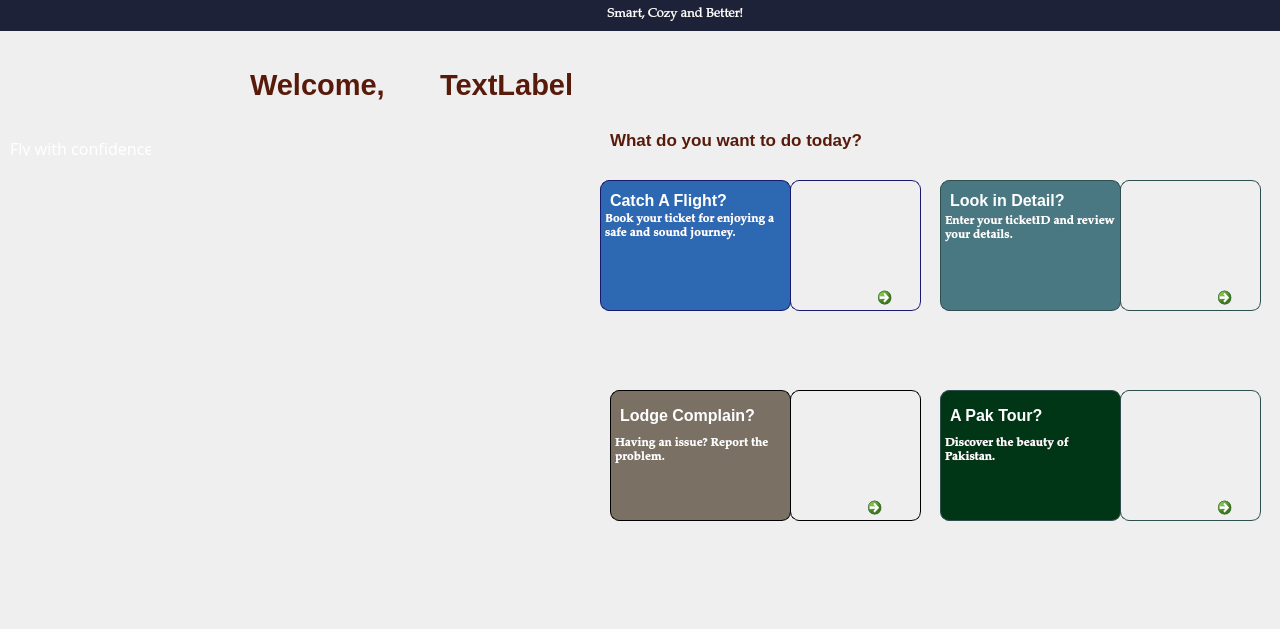
<?xml version="1.0" encoding="UTF-8"?>
<ui version="4.0">
 <class>NewWindow2</class>
 <widget class="QMainWindow" name="NewWindow2">
  <property name="geometry">
   <rect>
    <x>0</x>
    <y>0</y>
    <width>1280</width>
    <height>629</height>
   </rect>
  </property>
  <property name="font">
   <font>
    <family>Segoe UI Historic</family>
   </font>
  </property>
  <property name="windowTitle">
   <string>USER PORTAL</string>
  </property>
  <property name="windowIcon">
   <iconset>
    <normaloff>C:/Users/SAAD COMMUNICATION/Downloads/chrome_hqmSI9koUf (2).png</normaloff>C:/Users/SAAD COMMUNICATION/Downloads/chrome_hqmSI9koUf (2).png</iconset>
  </property>
  <widget class="QWidget" name="centralwidget">
   <widget class="QLabel" name="label_2">
    <property name="geometry">
     <rect>
      <x>440</x>
      <y>60</y>
      <width>191</width>
      <height>50</height>
     </rect>
    </property>
    <property name="font">
     <font>
      <family>Leelawadee UI</family>
      <pointsize>16</pointsize>
      <bold>true</bold>
      <underline>false</underline>
     </font>
    </property>
    <property name="mouseTracking">
     <bool>true</bool>
    </property>
    <property name="styleSheet">
     <string notr="true">color: rgb(88, 27, 11);</string>
    </property>
    <property name="text">
     <string>&lt;html&gt;&lt;head/&gt;&lt;body&gt;&lt;p&gt;&lt;span style=&quot; font-size:22pt; font-weight:700;&quot;&gt;TextLabel&lt;/span&gt;&lt;/p&gt;&lt;/body&gt;&lt;/html&gt;</string>
    </property>
   </widget>
   <widget class="QLabel" name="label_4">
    <property name="geometry">
     <rect>
      <x>250</x>
      <y>30</y>
      <width>231</width>
      <height>111</height>
     </rect>
    </property>
    <property name="font">
     <font>
      <family>Leelawadee UI</family>
      <pointsize>16</pointsize>
      <italic>false</italic>
      <bold>false</bold>
     </font>
    </property>
    <property name="styleSheet">
     <string notr="true">color: rgb(88, 27, 11);</string>
    </property>
    <property name="text">
     <string>&lt;html&gt;&lt;head/&gt;&lt;body&gt;&lt;p&gt;&lt;span style=&quot; font-size:22pt; font-weight:700;&quot;&gt;Welcome,&lt;/span&gt;&lt;/p&gt;&lt;/body&gt;&lt;/html&gt;</string>
    </property>
   </widget>
   <widget class="QCommandLinkButton" name="commandLinkButton">
    <property name="geometry">
     <rect>
      <x>870</x>
      <y>280</y>
      <width>51</width>
      <height>31</height>
     </rect>
    </property>
    <property name="font">
     <font>
      <family>Segoe UI Historic</family>
      <pointsize>11</pointsize>
      <bold>true</bold>
     </font>
    </property>
    <property name="cursor">
     <cursorShape>PointingHandCursor</cursorShape>
    </property>
    <property name="focusPolicy">
     <enum>Qt::NoFocus</enum>
    </property>
    <property name="styleSheet">
     <string notr="true">background-color: rgb(15, 138, 44);
</string>
    </property>
    <property name="text">
     <string/>
    </property>
    <property name="icon">
     <iconset>
      <normaloff>C:/Users/SAAD COMMUNICATION/Downloads/pngfind.com-white-arrow-png-582087.png</normaloff>C:/Users/SAAD COMMUNICATION/Downloads/pngfind.com-white-arrow-png-582087.png</iconset>
    </property>
    <property name="iconSize">
     <size>
      <width>45</width>
      <height>100</height>
     </size>
    </property>
   </widget>
   <widget class="QCommandLinkButton" name="commandLinkButton_2">
    <property name="geometry">
     <rect>
      <x>1210</x>
      <y>280</y>
      <width>51</width>
      <height>31</height>
     </rect>
    </property>
    <property name="font">
     <font>
      <family>Segoe UI</family>
      <pointsize>11</pointsize>
     </font>
    </property>
    <property name="cursor">
     <cursorShape>PointingHandCursor</cursorShape>
    </property>
    <property name="focusPolicy">
     <enum>Qt::NoFocus</enum>
    </property>
    <property name="styleSheet">
     <string notr="true">background-color: rgb(15, 138, 44);
</string>
    </property>
    <property name="text">
     <string/>
    </property>
    <property name="icon">
     <iconset>
      <normaloff>C:/Users/SAAD COMMUNICATION/Downloads/pngfind.com-white-arrow-png-582087.png</normaloff>C:/Users/SAAD COMMUNICATION/Downloads/pngfind.com-white-arrow-png-582087.png</iconset>
    </property>
    <property name="iconSize">
     <size>
      <width>45</width>
      <height>100</height>
     </size>
    </property>
   </widget>
   <widget class="QCommandLinkButton" name="commandLinkButton_3">
    <property name="geometry">
     <rect>
      <x>860</x>
      <y>490</y>
      <width>61</width>
      <height>31</height>
     </rect>
    </property>
    <property name="font">
     <font>
      <family>Segoe UI</family>
      <pointsize>11</pointsize>
     </font>
    </property>
    <property name="cursor">
     <cursorShape>PointingHandCursor</cursorShape>
    </property>
    <property name="styleSheet">
     <string notr="true">background-color: rgb(15, 138, 44);
</string>
    </property>
    <property name="text">
     <string/>
    </property>
    <property name="icon">
     <iconset>
      <normaloff>C:/Users/SAAD COMMUNICATION/Downloads/pngfind.com-white-arrow-png-582087.png</normaloff>C:/Users/SAAD COMMUNICATION/Downloads/pngfind.com-white-arrow-png-582087.png</iconset>
    </property>
    <property name="iconSize">
     <size>
      <width>45</width>
      <height>100</height>
     </size>
    </property>
   </widget>
   <widget class="QLabel" name="label_5">
    <property name="geometry">
     <rect>
      <x>30</x>
      <y>80</y>
      <width>71</width>
      <height>61</height>
     </rect>
    </property>
    <property name="text">
     <string/>
    </property>
    <property name="pixmap">
     <pixmap>C:/Users/SAAD COMMUNICATION/Downloads/Untitled (1).png</pixmap>
    </property>
    <property name="scaledContents">
     <bool>true</bool>
    </property>
   </widget>
   <widget class="QLabel" name="label_6">
    <property name="geometry">
     <rect>
      <x>10</x>
      <y>140</y>
      <width>141</width>
      <height>16</height>
     </rect>
    </property>
    <property name="font">
     <font>
      <family>Brush Script MT</family>
      <pointsize>12</pointsize>
     </font>
    </property>
    <property name="styleSheet">
     <string notr="true">color: rgb(255, 255, 255);</string>
    </property>
    <property name="text">
     <string>Fly with confidence</string>
    </property>
   </widget>
   <widget class="QLabel" name="label_7">
    <property name="geometry">
     <rect>
      <x>-10</x>
      <y>0</y>
      <width>1291</width>
      <height>631</height>
     </rect>
    </property>
    <property name="text">
     <string/>
    </property>
    <property name="pixmap">
     <pixmap>../../../Pictures/Home/user home back idea.jpg</pixmap>
    </property>
    <property name="scaledContents">
     <bool>true</bool>
    </property>
   </widget>
   <widget class="QLabel" name="label_8">
    <property name="geometry">
     <rect>
      <x>610</x>
      <y>120</y>
      <width>341</width>
      <height>41</height>
     </rect>
    </property>
    <property name="font">
     <font>
      <family>Leelawadee UI</family>
      <pointsize>13</pointsize>
      <italic>false</italic>
      <bold>true</bold>
     </font>
    </property>
    <property name="styleSheet">
     <string notr="true">color: rgb(88, 27, 11);</string>
    </property>
    <property name="text">
     <string>&lt;html&gt;&lt;head/&gt;&lt;body&gt;&lt;p&gt;What do you want to do today?&lt;/p&gt;&lt;/body&gt;&lt;/html&gt;</string>
    </property>
   </widget>
   <widget class="QLabel" name="label">
    <property name="geometry">
     <rect>
      <x>610</x>
      <y>185</y>
      <width>141</width>
      <height>31</height>
     </rect>
    </property>
    <property name="font">
     <font>
      <family>Leelawadee UI</family>
      <pointsize>12</pointsize>
      <bold>true</bold>
     </font>
    </property>
    <property name="styleSheet">
     <string notr="true">color: rgb(255, 255, 255);</string>
    </property>
    <property name="text">
     <string>Catch A Flight?</string>
    </property>
   </widget>
   <widget class="QLabel" name="label_9">
    <property name="geometry">
     <rect>
      <x>950</x>
      <y>190</y>
      <width>131</width>
      <height>21</height>
     </rect>
    </property>
    <property name="font">
     <font>
      <family>Leelawadee UI</family>
      <pointsize>12</pointsize>
      <bold>true</bold>
     </font>
    </property>
    <property name="styleSheet">
     <string notr="true">color: rgb(255, 255, 255);</string>
    </property>
    <property name="text">
     <string>Look in Detail?</string>
    </property>
   </widget>
   <widget class="QLabel" name="label_10">
    <property name="geometry">
     <rect>
      <x>0</x>
      <y>0</y>
      <width>1351</width>
      <height>31</height>
     </rect>
    </property>
    <property name="font">
     <font>
      <family>Palatino Linotype</family>
      <pointsize>10</pointsize>
     </font>
    </property>
    <property name="styleSheet">
     <string notr="true">background-color: rgb(29, 34, 57);
color: rgb(255, 255, 255);</string>
    </property>
    <property name="text">
     <string>&lt;html&gt;&lt;head/&gt;&lt;body&gt;&lt;p align=&quot;center&quot;&gt;Smart, Cozy and Better!&lt;/p&gt;&lt;/body&gt;&lt;/html&gt;</string>
    </property>
   </widget>
   <widget class="QTextEdit" name="textEdit">
    <property name="geometry">
     <rect>
      <x>600</x>
      <y>180</y>
      <width>191</width>
      <height>131</height>
     </rect>
    </property>
    <property name="font">
     <font>
      <family>Palatino Linotype</family>
      <pointsize>11</pointsize>
      <bold>false</bold>
     </font>
    </property>
    <property name="styleSheet">
     <string notr="true">background-color: rgb(45, 105, 178);
color: rgb(255, 255, 255);
border: 1px solid #191970;
border-radius: 9px;</string>
    </property>
    <property name="html">
     <string>&lt;!DOCTYPE HTML PUBLIC &quot;-//W3C//DTD HTML 4.0//EN&quot; &quot;http://www.w3.org/TR/REC-html40/strict.dtd&quot;&gt;
&lt;html&gt;&lt;head&gt;&lt;meta name=&quot;qrichtext&quot; content=&quot;1&quot; /&gt;&lt;meta charset=&quot;utf-8&quot; /&gt;&lt;style type=&quot;text/css&quot;&gt;
p, li { white-space: pre-wrap; }
hr { height: 1px; border-width: 0; }
li.unchecked::marker { content: &quot;\2610&quot;; }
li.checked::marker { content: &quot;\2612&quot;; }
&lt;/style&gt;&lt;/head&gt;&lt;body style=&quot; font-family:'Palatino Linotype'; font-size:11pt; font-weight:400; font-style:normal;&quot;&gt;
&lt;p style=&quot;-qt-paragraph-type:empty; margin-top:0px; margin-bottom:0px; margin-left:0px; margin-right:0px; -qt-block-indent:0; text-indent:0px; font-family:'Segoe UI Historic'; font-size:9pt;&quot;&gt;&lt;br /&gt;&lt;/p&gt;
&lt;p style=&quot;-qt-paragraph-type:empty; margin-top:0px; margin-bottom:0px; margin-left:0px; margin-right:0px; -qt-block-indent:0; text-indent:0px; font-family:'Segoe UI Historic'; font-size:9pt; font-weight:700;&quot;&gt;&lt;br /&gt;&lt;/p&gt;
&lt;p style=&quot; margin-top:0px; margin-bottom:0px; margin-left:0px; margin-right:0px; -qt-block-indent:0; text-indent:0px;&quot;&gt;&lt;span style=&quot; font-size:9pt; font-weight:700;&quot;&gt;Book your ticket for enjoying a safe and sound journey.&lt;/span&gt;&lt;/p&gt;&lt;/body&gt;&lt;/html&gt;</string>
    </property>
   </widget>
   <widget class="QLabel" name="label_15">
    <property name="geometry">
     <rect>
      <x>790</x>
      <y>180</y>
      <width>131</width>
      <height>131</height>
     </rect>
    </property>
    <property name="styleSheet">
     <string notr="true">border: 1px solid #191970;
border-radius: 9px;</string>
    </property>
    <property name="text">
     <string/>
    </property>
    <property name="pixmap">
     <pixmap>../../../Pictures/Home/catch flight.jpg</pixmap>
    </property>
    <property name="scaledContents">
     <bool>true</bool>
    </property>
   </widget>
   <widget class="QTextEdit" name="textEdit_2">
    <property name="geometry">
     <rect>
      <x>940</x>
      <y>390</y>
      <width>181</width>
      <height>131</height>
     </rect>
    </property>
    <property name="font">
     <font>
      <family>Palatino Linotype</family>
     </font>
    </property>
    <property name="styleSheet">
     <string notr="true">background-color: rgb(161, 191, 255);
background-color: rgb(0, 53, 22);
color: rgb(255, 255, 255);
border: 1px solid #2F4F4F;
border-radius: 9px;</string>
    </property>
    <property name="html">
     <string>&lt;!DOCTYPE HTML PUBLIC &quot;-//W3C//DTD HTML 4.0//EN&quot; &quot;http://www.w3.org/TR/REC-html40/strict.dtd&quot;&gt;
&lt;html&gt;&lt;head&gt;&lt;meta name=&quot;qrichtext&quot; content=&quot;1&quot; /&gt;&lt;meta charset=&quot;utf-8&quot; /&gt;&lt;style type=&quot;text/css&quot;&gt;
p, li { white-space: pre-wrap; }
hr { height: 1px; border-width: 0; }
li.unchecked::marker { content: &quot;\2610&quot;; }
li.checked::marker { content: &quot;\2612&quot;; }
&lt;/style&gt;&lt;/head&gt;&lt;body style=&quot; font-family:'Palatino Linotype'; font-size:9pt; font-weight:400; font-style:normal;&quot;&gt;
&lt;p style=&quot;-qt-paragraph-type:empty; margin-top:0px; margin-bottom:0px; margin-left:0px; margin-right:0px; -qt-block-indent:0; text-indent:0px; font-family:'Segoe UI Historic';&quot;&gt;&lt;br /&gt;&lt;/p&gt;
&lt;p style=&quot;-qt-paragraph-type:empty; margin-top:0px; margin-bottom:0px; margin-left:0px; margin-right:0px; -qt-block-indent:0; text-indent:0px; font-family:'Segoe UI Historic'; font-weight:700;&quot;&gt;&lt;br /&gt;&lt;/p&gt;
&lt;p style=&quot;-qt-paragraph-type:empty; margin-top:0px; margin-bottom:0px; margin-left:0px; margin-right:0px; -qt-block-indent:0; text-indent:0px; font-family:'Segoe UI Historic'; font-weight:700;&quot;&gt;&lt;br /&gt;&lt;/p&gt;
&lt;p style=&quot; margin-top:0px; margin-bottom:0px; margin-left:0px; margin-right:0px; -qt-block-indent:0; text-indent:0px;&quot;&gt;&lt;span style=&quot; font-weight:700;&quot;&gt;Discover the beauty of Pakistan.&lt;/span&gt;&lt;/p&gt;&lt;/body&gt;&lt;/html&gt;</string>
    </property>
   </widget>
   <widget class="QTextEdit" name="textEdit_3">
    <property name="geometry">
     <rect>
      <x>610</x>
      <y>390</y>
      <width>181</width>
      <height>131</height>
     </rect>
    </property>
    <property name="font">
     <font>
      <family>Palatino Linotype</family>
     </font>
    </property>
    <property name="styleSheet">
     <string notr="true">background-color: rgb(122, 112, 100);
color: rgb(255, 255, 255);
border: 1px solid #000000;
border-radius: 9px;</string>
    </property>
    <property name="html">
     <string>&lt;!DOCTYPE HTML PUBLIC &quot;-//W3C//DTD HTML 4.0//EN&quot; &quot;http://www.w3.org/TR/REC-html40/strict.dtd&quot;&gt;
&lt;html&gt;&lt;head&gt;&lt;meta name=&quot;qrichtext&quot; content=&quot;1&quot; /&gt;&lt;meta charset=&quot;utf-8&quot; /&gt;&lt;style type=&quot;text/css&quot;&gt;
p, li { white-space: pre-wrap; }
hr { height: 1px; border-width: 0; }
li.unchecked::marker { content: &quot;\2610&quot;; }
li.checked::marker { content: &quot;\2612&quot;; }
&lt;/style&gt;&lt;/head&gt;&lt;body style=&quot; font-family:'Palatino Linotype'; font-size:9pt; font-weight:400; font-style:normal;&quot;&gt;
&lt;p style=&quot;-qt-paragraph-type:empty; margin-top:0px; margin-bottom:0px; margin-left:0px; margin-right:0px; -qt-block-indent:0; text-indent:0px; font-family:'Segoe UI Historic';&quot;&gt;&lt;br /&gt;&lt;/p&gt;
&lt;p style=&quot;-qt-paragraph-type:empty; margin-top:0px; margin-bottom:0px; margin-left:0px; margin-right:0px; -qt-block-indent:0; text-indent:0px; font-family:'Segoe UI Historic'; font-weight:700;&quot;&gt;&lt;br /&gt;&lt;/p&gt;
&lt;p style=&quot;-qt-paragraph-type:empty; margin-top:0px; margin-bottom:0px; margin-left:0px; margin-right:0px; -qt-block-indent:0; text-indent:0px; font-family:'Segoe UI Historic'; font-weight:700;&quot;&gt;&lt;br /&gt;&lt;/p&gt;
&lt;p style=&quot; margin-top:0px; margin-bottom:0px; margin-left:0px; margin-right:0px; -qt-block-indent:0; text-indent:0px;&quot;&gt;&lt;span style=&quot; font-weight:700;&quot;&gt;Having an issue? Report the problem.&lt;/span&gt;&lt;/p&gt;&lt;/body&gt;&lt;/html&gt;</string>
    </property>
   </widget>
   <widget class="QTextEdit" name="textEdit_4">
    <property name="geometry">
     <rect>
      <x>940</x>
      <y>180</y>
      <width>181</width>
      <height>131</height>
     </rect>
    </property>
    <property name="font">
     <font>
      <family>Palatino Linotype</family>
     </font>
    </property>
    <property name="styleSheet">
     <string notr="true">background-color: rgb(73, 120, 130);
color: rgb(255, 255, 255);
border: 1px solid #2F4F4F;
border-radius: 9px;</string>
    </property>
    <property name="html">
     <string>&lt;!DOCTYPE HTML PUBLIC &quot;-//W3C//DTD HTML 4.0//EN&quot; &quot;http://www.w3.org/TR/REC-html40/strict.dtd&quot;&gt;
&lt;html&gt;&lt;head&gt;&lt;meta name=&quot;qrichtext&quot; content=&quot;1&quot; /&gt;&lt;meta charset=&quot;utf-8&quot; /&gt;&lt;style type=&quot;text/css&quot;&gt;
p, li { white-space: pre-wrap; }
hr { height: 1px; border-width: 0; }
li.unchecked::marker { content: &quot;\2610&quot;; }
li.checked::marker { content: &quot;\2612&quot;; }
&lt;/style&gt;&lt;/head&gt;&lt;body style=&quot; font-family:'Palatino Linotype'; font-size:9pt; font-weight:400; font-style:normal;&quot;&gt;
&lt;p style=&quot;-qt-paragraph-type:empty; margin-top:0px; margin-bottom:0px; margin-left:0px; margin-right:0px; -qt-block-indent:0; text-indent:0px; font-family:'Segoe UI Historic'; font-size:10pt;&quot;&gt;&lt;br /&gt;&lt;/p&gt;
&lt;p style=&quot;-qt-paragraph-type:empty; margin-top:0px; margin-bottom:0px; margin-left:0px; margin-right:0px; -qt-block-indent:0; text-indent:0px; font-weight:700;&quot;&gt;&lt;br /&gt;&lt;/p&gt;
&lt;p style=&quot; margin-top:0px; margin-bottom:0px; margin-left:0px; margin-right:0px; -qt-block-indent:0; text-indent:0px;&quot;&gt;&lt;span style=&quot; font-weight:700;&quot;&gt;Enter your ticketID and review your details.&lt;/span&gt;&lt;/p&gt;&lt;/body&gt;&lt;/html&gt;</string>
    </property>
   </widget>
   <widget class="QLabel" name="label_3">
    <property name="geometry">
     <rect>
      <x>1120</x>
      <y>180</y>
      <width>141</width>
      <height>131</height>
     </rect>
    </property>
    <property name="styleSheet">
     <string notr="true">border-color: rgb(0, 0, 127);
border: 1px solid #2F4F4F;
border-radius: 9px;</string>
    </property>
    <property name="text">
     <string/>
    </property>
    <property name="pixmap">
     <pixmap>../../../Pictures/Home/look detail.jpg</pixmap>
    </property>
    <property name="scaledContents">
     <bool>true</bool>
    </property>
   </widget>
   <widget class="QLabel" name="label_13">
    <property name="geometry">
     <rect>
      <x>620</x>
      <y>400</y>
      <width>161</width>
      <height>31</height>
     </rect>
    </property>
    <property name="font">
     <font>
      <family>Leelawadee UI</family>
      <pointsize>12</pointsize>
      <bold>true</bold>
     </font>
    </property>
    <property name="styleSheet">
     <string notr="true">color: rgb(255, 255, 255);</string>
    </property>
    <property name="text">
     <string>Lodge Complain?</string>
    </property>
   </widget>
   <widget class="QLabel" name="label_11">
    <property name="geometry">
     <rect>
      <x>790</x>
      <y>390</y>
      <width>131</width>
      <height>131</height>
     </rect>
    </property>
    <property name="styleSheet">
     <string notr="true">border: 1px solid #000000;
border-radius: 9px;</string>
    </property>
    <property name="text">
     <string/>
    </property>
    <property name="pixmap">
     <pixmap>../../../Pictures/Home/complain 2.jpg</pixmap>
    </property>
    <property name="scaledContents">
     <bool>true</bool>
    </property>
   </widget>
   <widget class="QLabel" name="label_14">
    <property name="geometry">
     <rect>
      <x>950</x>
      <y>400</y>
      <width>141</width>
      <height>31</height>
     </rect>
    </property>
    <property name="font">
     <font>
      <family>Leelawadee UI</family>
      <pointsize>12</pointsize>
      <bold>true</bold>
     </font>
    </property>
    <property name="styleSheet">
     <string notr="true">color: rgb(255, 255, 255);</string>
    </property>
    <property name="text">
     <string>A Pak Tour?</string>
    </property>
   </widget>
   <widget class="QCommandLinkButton" name="commandLinkButton_4">
    <property name="geometry">
     <rect>
      <x>1210</x>
      <y>490</y>
      <width>51</width>
      <height>31</height>
     </rect>
    </property>
    <property name="cursor">
     <cursorShape>PointingHandCursor</cursorShape>
    </property>
    <property name="styleSheet">
     <string notr="true">background-color: rgb(15, 138, 44);</string>
    </property>
    <property name="text">
     <string/>
    </property>
    <property name="icon">
     <iconset>
      <normaloff>C:/Users/SAAD COMMUNICATION/Downloads/pngfind.com-white-arrow-png-582087.png</normaloff>C:/Users/SAAD COMMUNICATION/Downloads/pngfind.com-white-arrow-png-582087.png</iconset>
    </property>
    <property name="iconSize">
     <size>
      <width>45</width>
      <height>100</height>
     </size>
    </property>
   </widget>
   <widget class="QLabel" name="label_12">
    <property name="geometry">
     <rect>
      <x>1120</x>
      <y>390</y>
      <width>141</width>
      <height>131</height>
     </rect>
    </property>
    <property name="styleSheet">
     <string notr="true">border: 1px solid #2F4F4F;
border-radius: 9px;</string>
    </property>
    <property name="text">
     <string/>
    </property>
    <property name="pixmap">
     <pixmap>C:/Users/SAAD COMMUNICATION/Downloads/Hunza Valley Tour Diaries 💓.jpeg</pixmap>
    </property>
    <property name="scaledContents">
     <bool>true</bool>
    </property>
   </widget>
   <zorder>label_7</zorder>
   <zorder>label_12</zorder>
   <zorder>label_11</zorder>
   <zorder>label_3</zorder>
   <zorder>textEdit</zorder>
   <zorder>label_2</zorder>
   <zorder>label_4</zorder>
   <zorder>label_5</zorder>
   <zorder>label_6</zorder>
   <zorder>label_8</zorder>
   <zorder>label_10</zorder>
   <zorder>label</zorder>
   <zorder>label_15</zorder>
   <zorder>commandLinkButton</zorder>
   <zorder>textEdit_2</zorder>
   <zorder>textEdit_3</zorder>
   <zorder>textEdit_4</zorder>
   <zorder>label_9</zorder>
   <zorder>commandLinkButton_2</zorder>
   <zorder>label_13</zorder>
   <zorder>commandLinkButton_3</zorder>
   <zorder>label_14</zorder>
   <zorder>commandLinkButton_4</zorder>
  </widget>
 </widget>
 <resources/>
 <connections/>
</ui>
